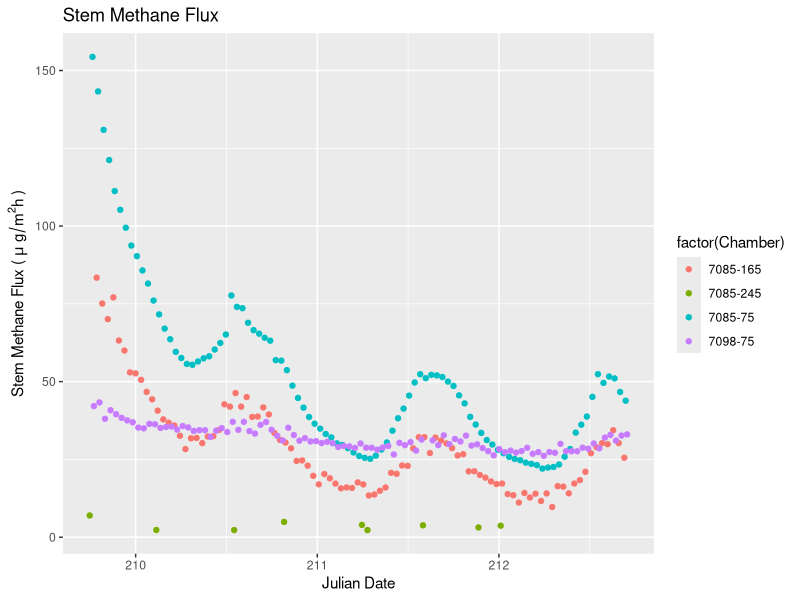
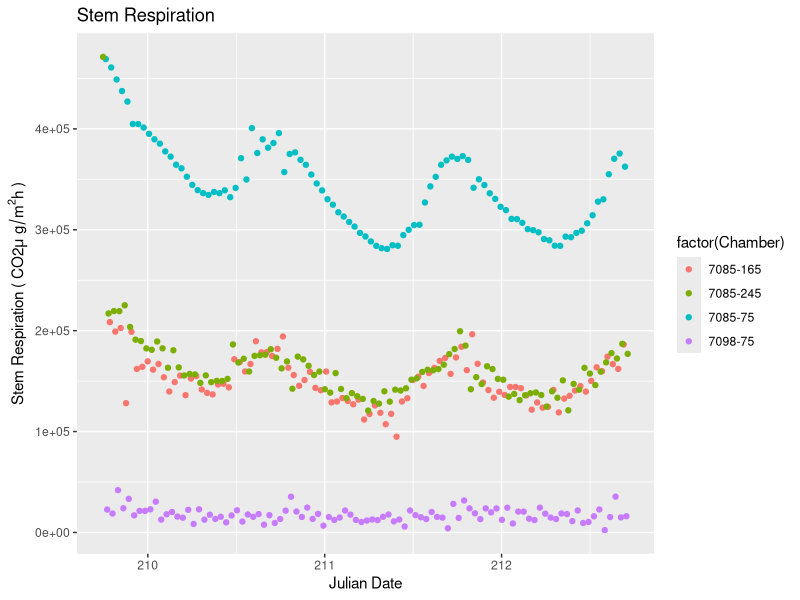
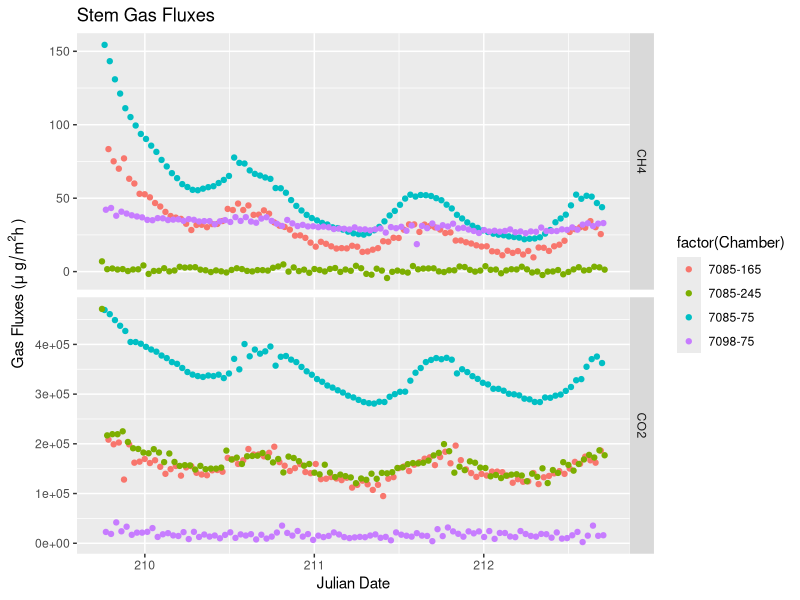
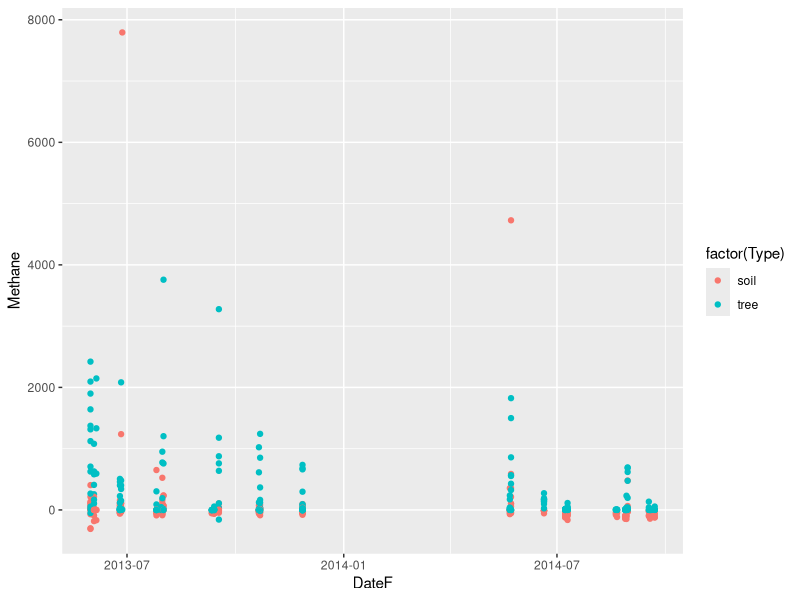
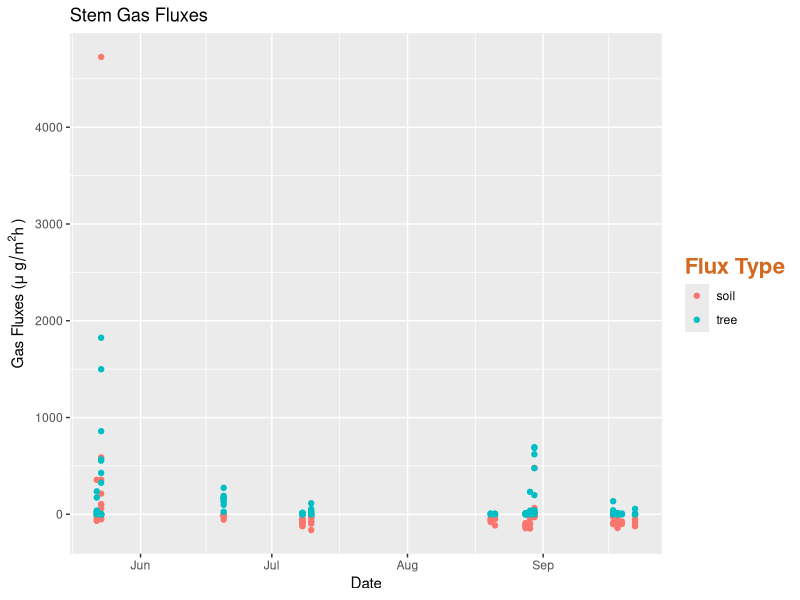

Generate these figures, in order, with R:
#R script to create
#Author: Scott Pitz
# Started: 2015-01-05
library(ggplot2)
library(grid)
library(gridExtra)
nmmaps<-read.csv("automated.csv", as.is=T) #load files
head(nmmaps) #show beginning of file
#g<-ggplot(nmmaps, aes(Julian, CH4))+geom_point(color="firebrick")

#CH4 only graph
autoch4<-nmmaps[nmmaps$CH4flag=="Y",] # drop rows where flux R2 <0.80
g<-ggplot(autoch4, aes(Julian, CH4, color=factor(Chamber)))+geom_point()
g<-g+ggtitle('Stem Methane Flux')
g<-g+labs(x="Julian Date", y=expression(paste("Stem Methane Flux ( ", mu ~ g/m^2 , "h )")), title="Stem Methane Flux")
g

#CO2 only graph
autoco2<-nmmaps[nmmaps$CO2flag=="Y",]
c<-ggplot(nmmaps, aes(Julian, CO2, color=factor(Chamber)))+geom_point()
#c<-c+ggtitle('Stem Respiration')
c<-c+labs(x="Julian Date", y=expression(paste("Stem Respiration ( CO2", mu ~ g/m^2 , "h )")), title="Stem Respiration")
c

#use grid.arrange to stack graphs, doesnt line up x-axis
#d<-grid.arrange(g, c, nrow=2, main = "Stem Gas Fluxes")
#ggsave("plot.pdf", width=4, height=4)

#rearrange data so all fluxes in one column
autofacet<-read.csv("automatedFacet.csv", as.is=T)
gf<-ggplot(autofacet, aes(Julian, Flux, color=factor(Chamber)))+geom_point()
#gf+theme(legend.title = element_text(colour="chocolate", size=16, face="bold"))+
  #scale_color_discrete(name="This color is\ncalled chocolate!?")
gf<-gf+labs(x="Julian Date", y=expression(paste("Gas Fluxes (", mu ~ g/m^2 , "h )")), title="Stem Gas Fluxes")
gf + facet_grid(Gas ~ ., scales="free_y") #scales="free_y" allows each graph's y-axis to scale independently

#transect Data
transect<-read.csv("AllData.csv", as.is=T) #load files
head(transect) #show beginning of file
transect$DateF<-as.Date(transect$DateF)
all<-ggplot(transect, aes(DateF, Methane, color=factor(Type)))+geom_point()
all

#2014 data
data2014<-transect[transect$Year=="2014",]
plot2014<-ggplot(data2014, aes(DateF, Methane, color=factor(Type)))+geom_point()
plot2014<-plot2014+labs(x="Date", y=expression(paste("Gas Fluxes (", mu ~ g/m^2 , "h )")), title="Stem Gas Fluxes")
plot2014<-plot2014+theme(legend.title = element_text(colour="chocolate", size=16, face="bold"))+scale_color_discrete(name="Flux Type")
plot2014
 